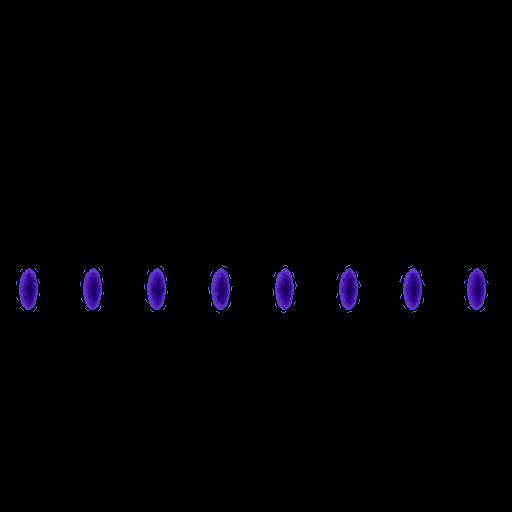

Below is a game level as drawn by its tile map, then a one-line description and the .tmx file that defines it, in full:
An orthogonal 8x8 tile map with 64x64 px tiles, 1 tile layer (Calque de Tuiles 1), 4 tilesets.

<map version="1.10" tiledversion="1.11.2" orientation="orthogonal" renderorder="right-down" width="8" height="8" tilewidth="64" tileheight="64" infinite="0" nextlayerid="2" nextobjectid="1">
 <properties>
  <property name="fps" type="int" value="11" />
  <property name="type" value="portal" />
 </properties>
 <tileset firstgid="1" source="blue_portal.tsx" />
 <tileset firstgid="9" source="green_portals.tsx" />
 <tileset firstgid="17" source="orange_portal.tsx" />
 <tileset firstgid="25" source="purple_portal.tsx" />
 <layer id="1" name="Calque de Tuiles 1" width="8" height="8">
  <data encoding="csv">
0,0,0,0,0,0,0,0,
0,0,0,0,0,0,0,0,
0,0,0,0,0,0,0,0,
0,0,0,0,0,0,0,0,
25,26,27,28,29,30,31,32,
0,0,0,0,0,0,0,0,
0,0,0,0,0,0,0,0,
0,0,0,0,0,0,0,0
</data>
 </layer>
</map>
